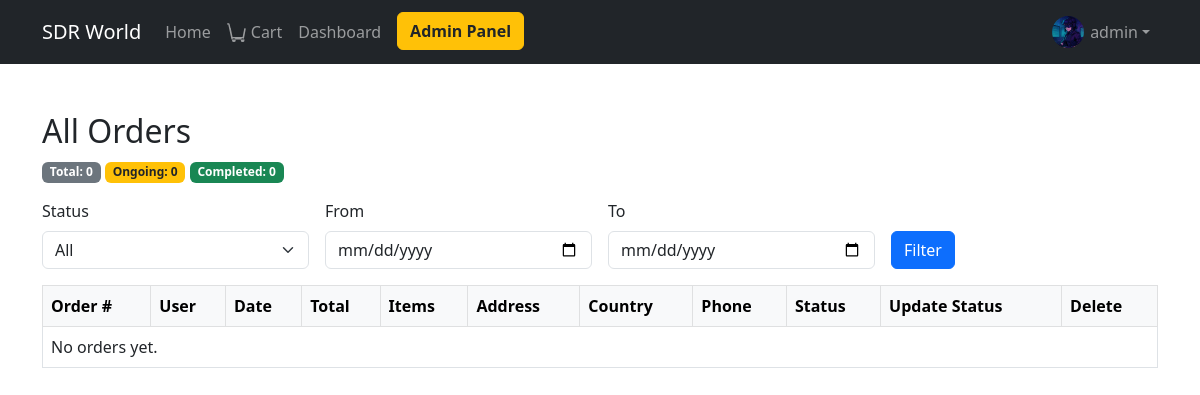
/adminpanel/orders/ (signed in), run on an earlier commit of the app's database.
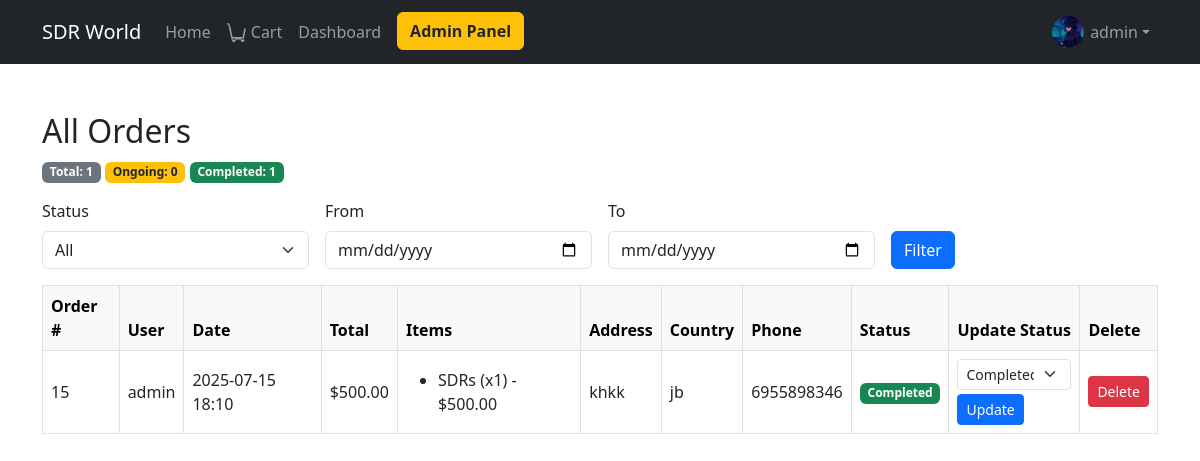
And on a later commit of the database.
### cart/models.py (models this page shows, shortened)
class Order(models.Model):
    user = models.ForeignKey(User, related_name='orders', on_delete=models.CASCADE)
    created_at = models.DateTimeField(auto_now_add=True)
    total = models.DecimalField(max_digits=10, decimal_places=2)
    address = models.CharField(max_length=255, blank=True)
    phone = models.CharField(max_length=32, blank=True)
    country = models.CharField(max_length=64, blank=True)
    STATUS_CHOICES = [
        ('ongoing', 'Ongoing'),
        ('completed', 'Completed'),
    ]
    status = models.CharField(max_length=20, choices=STATUS_CHOICES, default='ongoing')

class OrderItem(models.Model):
    order = models.ForeignKey(Order, related_name='items', on_delete=models.CASCADE)
    product = models.ForeignKey(Product, on_delete=models.CASCADE)
    quantity = models.PositiveIntegerField()
    price = models.DecimalField(max_digits=10, decimal_places=2)

### products/models.py (models this page shows, shortened)
class Product(models.Model):
    name = models.CharField(max_length=200)
    brand = models.CharField(max_length=100)
    price = models.DecimalField(max_digits=10, decimal_places=2)
    description = models.TextField()
    image = models.ImageField(upload_to='products/')
    category = models.ForeignKey(Category, related_name='products', on_delete=models.CASCADE)
    created_at = models.DateTimeField(auto_now_add=True)

### adminpanel/views.py (the view)
# urls.py: path('orders/', views.orders_crud, name='orders_crud'),
@user_passes_test(is_admin_or_editor)
def orders_crud(request):
    orders = Order.objects.select_related('user').prefetch_related('items__product').order_by('-created_at')
    status_filter = request.GET.get('status', '')
    date_from = request.GET.get('date_from', '')
    date_to = request.GET.get('date_to', '')
    if status_filter:
        orders = orders.filter(status=status_filter)
    if date_from:
        orders = orders.filter(created_at__date__gte=date_from)
    if date_to:
        orders = orders.filter(created_at__date__lte=date_to)
    order_count_all = Order.objects.count()
    order_count_ongoing = Order.objects.filter(status='ongoing').count()
    order_count_completed = Order.objects.filter(status='completed').count()
    return render(request, 'adminpanel/orders_crud.html', {
        'orders': orders,
        'status_filter': status_filter,
        'date_from': date_from,
        'date_to': date_to,
        'order_count_all': order_count_all,
        'order_count_ongoing': order_count_ongoing,
        'order_count_completed': order_count_completed,
    })

### adminpanel/views.py (called while the page is built)
def is_admin_or_editor(user):
    return user.is_staff or user.is_superuser

### templates/adminpanel/orders_crud.html (shortened to what this page needs)
{% extends 'base.html' %}
{% block content %}
<div class="container mt-5">
    <h2>All Orders</h2>
    <div class="mb-3">
        <span class="badge bg-secondary">Total: {{ order_count_all }}</span>
        <span class="badge bg-warning text-dark">Ongoing: {{ order_count_ongoing }}</span>
        <span class="badge bg-success">Completed: {{ order_count_completed }}</span>
    </div>
    <form class="row g-3 mb-3" method="get">
        <div class="col-md-3">
            <label for="status-filter" class="form-label">Status</label>
            <select class="form-select" id="status-filter" name="status">
                <option value="">All</option>
            </select>
        </div>
        <div class="col-md-3">
            <label for="date-from" class="form-label">From</label>
            <input type="date" class="form-control" id="date-from" name="date_from" value="{{ date_from }}">
        </div>
        <div class="col-md-3">
            <label for="date-to" class="form-label">To</label>
            <input type="date" class="form-control" id="date-to" name="date_to" value="{{ date_to }}">
        </div>
        <div class="col-md-3 align-self-end">
            <button type="submit" class="btn btn-primary">Filter</button>
        </div>
    </form>
    <table class="table table-bordered align-middle">
        <thead class="table-light">
            <tr>
                <th>Order #</th>
                <th>User</th>
                <th>Date</th>
                <th>Total</th>
                <th>Items</th>
                <th>Address</th>
                <th>Country</th>
                <th>Phone</th>
                <th>Status</th>
                <th>Update Status</th>
                <th>Delete</th>
            </tr>
        </thead>
        <tbody>
            {% for order in orders %}
            <tr>
                <td>{{ order.id }}</td>
                <td>{{ order.user.username }}</td>
                <td>{{ order.created_at|date:"Y-m-d H:i" }}</td>
                <td>${{ order.total|floatformat:2 }}</td>
                <td>
                    <ul class="mb-0">
                        {% for item in order.items.all %}
                            <li>{{ item.product.name }} (x{{ item.quantity }}) - ${{ item.price|floatformat:2 }}</li>
                        {% endfor %}
                    </ul>
                </td>
                <td>{{ order.address }}</td>
                <td>{{ order.country }}</td>
                <td>{{ order.phone }}</td>
                <td><span class="badge {% if order.status == 'completed' %}bg-success{% else %}bg-warning text-dark{% endif %}">{{ order.get_status_display }}</span></td>
                <td>
                    <form class="order-status-form" data-order-id="{{ order.id }}">
                        <select name="status" class="form-select form-select-sm">
                            <option value="completed" {% if order.status == 'completed' %}selected{% endif %}>Completed</option>
                        </select>
                        <button type="submit" class="btn btn-sm btn-primary mt-1">Update</button>
                    </form>
                </td>
                <td>
                    <form class="order-delete-form" data-order-id="{{ order.id }}">
                        <button type="submit" class="btn btn-sm btn-danger">Delete</button>
                    </form>
                </td>
            </tr>
            {% empty %}
            <tr><td colspan="11">No orders yet.</td></tr>
            {% endfor %}
        </tbody>
    </table>
</div>
{% endblock %}

What changed in the data, as far as the page shows it:
added Order: id "15", user.username "admin", created_at "2025-07-15 18:10", total "500.00", address "khkk", country "jb", phone "6955898346", status "Completed"
added OrderItem: product.name "SDRs", quantity "1", price "500.00"
Also different on the page:
{{ order_count_all }}: "0" → "1"
{{ order_count_completed }}: "0" → "1"
text no longer shown: "No orders yet."
